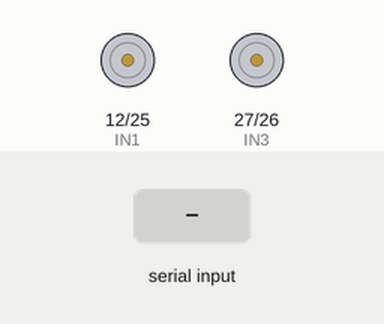
This sketch was run on a simulated ESP32. On the bench: motor-driver pin pairs drawn as motors (green arrow = first pin HIGH = forward, orange = second pin HIGH = backward, longer = more drive, scaled by the enable pin). The inputs (shaded band) are chosen by the test bench. What the sketch prints to the serial monitor is not drawn.

Above: at 1.2 s.
1.3 s: "90,45\n" received over Serial
At 2.2 s:
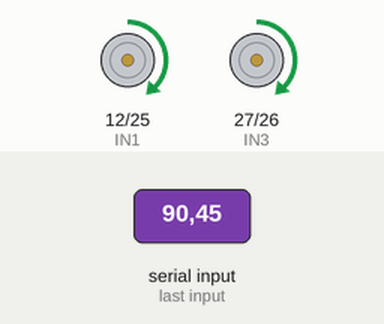
2.8 s: "30,150\n" received over Serial
At 3.4 s:
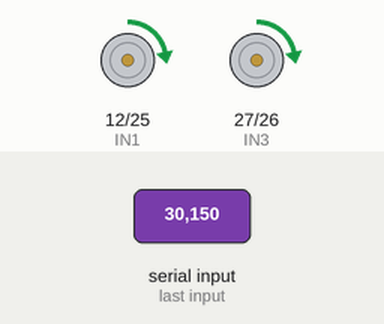
4.3 s: "200\n" received over Serial
At 5.5 s:
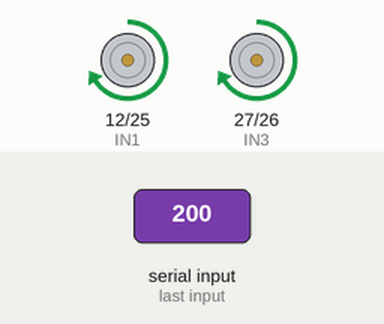
5.8 s: "90\n" received over Serial
At 6.9 s:
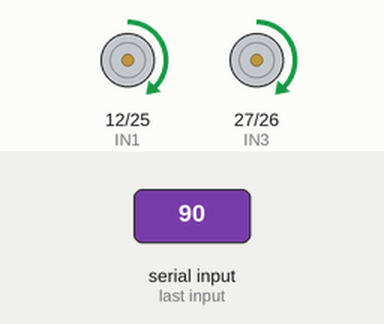
Timing chart, 0 to 8.3 s (numbered marks = the images above; inputs shaded):
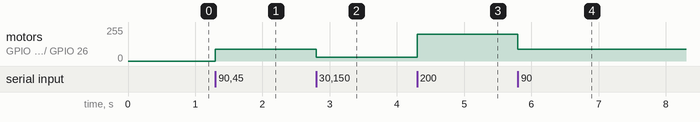

The sketch:

__test.ino
```cpp
// === 馬達 A (左輪) 腳位設定 ===
int ena = 13; // 接 L298N 的 ENA (負責馬達 A 速度)
int IN1 = 12; // 接 L298N 的 IN1 (負責馬達 A 方向)
int IN2 = 25; // 接 L298N 的 IN2 (負責馬達 A 方向)

// === 馬達 B (右輪) 腳位設定 === (先不接)
int enb = 14; // 接 L298N 的 ENB (負責馬達 B 速度)
int IN3 = 27; // 接 L298N 的 IN3 (負責馬達 B 方向)
int IN4 = 26; // 接 L298N 的 IN4 (負責馬達 B 方向)

void setup() {
  Serial.begin(115200);

  // 1. 設定方向控制腳位為 OUTPUT
  pinMode(IN1, OUTPUT);
  pinMode(IN2, OUTPUT);
  pinMode(IN3, OUTPUT);
  pinMode(IN4, OUTPUT);

  // 2. 將 ena 和 enb 都設定為 PWM 腳位 (500Hz, 8-bit 解析度)
  ledcAttach(ena, 500, 8);
  ledcAttach(enb, 500, 8);

  // 3. 確保一開始兩顆馬達都是停止的
  digitalWrite(IN1, LOW);
  digitalWrite(IN2, LOW);
  digitalWrite(IN3, LOW);
  digitalWrite(IN4, LOW);
  ledcWrite(ena, 0);
  ledcWrite(enb, 0);

  Serial.println("=== 雙馬達 ENA  遙控測試已啟動 ===");
  Serial.println("請輸入轉速 (-255 到 255) 來同時控制兩顆馬達：");
}

void loop() {
  // 檢查是否有從序列埠監控視窗傳來的資料
  if (Serial.available() > 0) {

    int inputSpeed = Serial.parseInt(); // 讀取輸入的數字

    // 清空緩衝區，避免讀到 Enter 換行符號
    while(Serial.available() > 0) {
      Serial.read();
    }

    // 限制數值範圍
    inputSpeed = constrain(inputSpeed, -255, 255);

    Serial.print("➡️ 收到指令，雙輪轉速設定為: ");
    Serial.println(inputSpeed);

    if (inputSpeed > 0) {
      // --- 雙輪前進 ---
      digitalWrite(IN1, HIGH);
      digitalWrite(IN2, LOW);
      digitalWrite(IN3, HIGH);
      digitalWrite(IN4, LOW);

      // 輸出速度
      ledcWrite(ena, inputSpeed);
      ledcWrite(enb, inputSpeed);
    }
    else if (inputSpeed < 0) {
      // --- 雙輪後退 ---
      digitalWrite(IN1, LOW);
      digitalWrite(IN2, HIGH);
      digitalWrite(IN3, LOW);
      digitalWrite(IN4, HIGH);

      // 輸出速度 (使用 abs 轉成正數)
      ledcWrite(ena, abs(inputSpeed));
      ledcWrite(enb, abs(inputSpeed));
    }
    else {
      // --- 雙輪停止 ---
      digitalWrite(IN1, LOW);
      digitalWrite(IN2, LOW);
      digitalWrite(IN3, LOW);
      digitalWrite(IN4, LOW);

      ledcWrite(ena, 0);
      ledcWrite(enb, 0);
    }
  }
}
// 轉速: 141~170 會變化 的比較明顯，超過 170 不會便更快
```

Measured:
- after the input at 1.3 s, motor on GPIO 12 (IN1) / GPIO 25 (IN2), motor on GPIO 27 (IN3) / GPIO 26 (IN4): stopped → forward 90/255 at once
- after the input at 2.8 s, motor on GPIO 12 (IN1) / GPIO 25 (IN2), motor on GPIO 27 (IN3) / GPIO 26 (IN4): forward 90/255 → forward 30/255 at once
- after the input at 4.3 s, motor on GPIO 12 (IN1) / GPIO 25 (IN2), motor on GPIO 27 (IN3) / GPIO 26 (IN4): forward 30/255 → forward 199/255 at once
- after the input at 5.8 s, motor on GPIO 12 (IN1) / GPIO 25 (IN2), motor on GPIO 27 (IN3) / GPIO 26 (IN4): forward 199/255 → forward 90/255 at once
